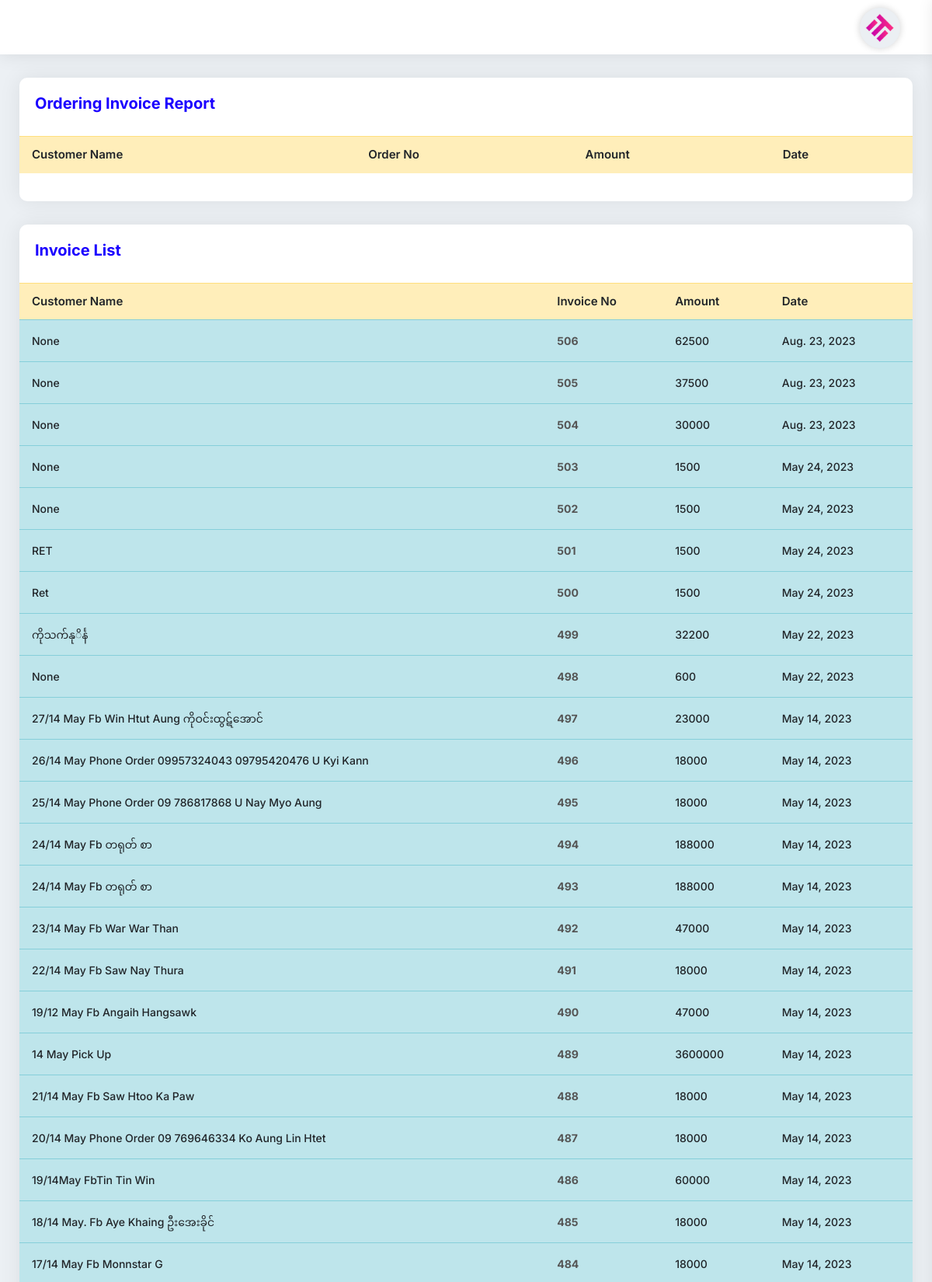
Screenshot of /SaleInvoiceView/ (signed in, upper part) with the database file from the repository.
### myapp/models.py (models this page shows, shortened)
class Order(models.Model):
    cart = models.OneToOneField(Cart, on_delete=models.CASCADE)
    ordered_by = models.CharField(max_length=255,null=True, blank=True)
    shipping_address = models.CharField(max_length=255, null=True, blank=True)
    mobile = models.CharField(max_length=255,null=True, blank=True)
    email = models.EmailField(null=True, blank=True)
    subtotal = models.PositiveIntegerField()
    discount = models.PositiveIntegerField(default=0)
    total = models.PositiveIntegerField()
    tax = models.PositiveIntegerField()
    delivery_fee = models.IntegerField(default=0)
    delivery_system = models.ForeignKey(DeliverySystem, on_delete=models.CASCADE, blank=True,null=True)
    all_total = models.PositiveIntegerField()
    all_total_delivery = models.IntegerField(default=0)
    ordered_staus = models.CharField(max_length=255, choices=STATUS, default='Cash')
    payment = models.CharField(max_length=225, choices=PAYMENT_TYPE, default='Cash')
    deli_payment = models.BooleanField(default=False)
    created_at = models.DateField(auto_now_add=True)

### myapp/views.py (the view)
# urls.py: path('SaleInvoiceView/', SaleInvoiceView.as_view(), name='SaleInvoiceView'),
class SaleInvoiceView(UserRequiredMixin,View):
    def get(self,request):
        queryset = Order.objects.all().order_by('-id')
        order_status = Order.objects.filter(ordered_staus='Ordering')
        sum = queryset.aggregate(Sum('all_total'))
        sum_amt = sum['all_total__sum']
        context = {
            'order_status': order_status,
            'saleinvoice': queryset,
            'sum_amt': sum_amt,
        }
        return render(request, 'invoicelist.html', context)

### myapp/views.py (called while the page is built)
    def dispatch(self, request, *args, **kwargs):
        if request.user.is_authenticated:
            pass
        else:
            return redirect('myapp:UserLoginView')
        return super().dispatch(request, *args, **kwargs)

### templates/invoicelist.html (shortened to what this page needs)
{% extends 'base.html' %}
{% block content %}
					<div class="card-box mb-30">
						<div class="pd-20">
							<h4 class="text-blue h4">Ordering Invoice Report</h4>
						</div>
						<div class="pb-20">
							<table
								class="table hover multiple-select-row data-table-export nowrap"
							>
								<thead>
									<tr class="table-warning">
										<th class="table-plus datatable-nosort">Customer Name</th>
										<th>Order No</th>
										<th>Amount</th>
										<th>Date</th>
									</tr>
								</thead>
							</table>
						</div>
					</div>
					<div class="card-box mb-30">
						<div class="pd-20">
							<h4 class="text-blue h4">Invoice List</h4>
						</div>
						<div class="pb-20">
							<table
								class="table hover multiple-select-row data-table-export nowrap"
							>
								<thead>
									<tr class="table-warning">
										<th class="table-plus datatable-nosort">Customer Name</th>
										<th>Invoice No</th>
										<th>Amount</th>
										<th>Date</th>
									</tr>
								</thead>
								<tbody>
									{% for p in saleinvoice %}
									<tr class="table-info">
										<td class="table-plus">{{p.ordered_by}}</td>
										<td><a href="#"><strong>{{p.id}}</strong></a></td>
										<td>{{p.all_total}}</td>
										<td>{{p.created_at}}</td>
									</tr>
								{% endfor %}
								</tbody>
							</table>
						</div>
					</div>
{% endblock content %}

### rows the page displays
Order: ordered_by "None", id "506", all_total "62500", created_at "Aug. 23, 2023"
Order: ordered_by "None", id "505", all_total "37500", created_at "Aug. 23, 2023"
Order: ordered_by "None", id "504", all_total "30000", created_at "Aug. 23, 2023"
Order: ordered_by "None", id "503", all_total "1500", created_at "May 24, 2023"
Order: ordered_by "None", id "502", all_total "1500", created_at "May 24, 2023"
Order: ordered_by "RET", id "501", all_total "1500", created_at "May 24, 2023"
Order: ordered_by "Ret", id "500", all_total "1500", created_at "May 24, 2023"
Order: ordered_by "ကိုသက်နုိင်္န", id "499", all_total "32200", created_at "May 22, 2023"
Order: ordered_by "None", id "498", all_total "600", created_at "May 22, 2023"
Order: ordered_by "27/14 May Fb Win Htut Aung ကိုဝင်းထွဋ်အောင်", id "497", all_total "23000", created_at "May 14, 2023"
Order: ordered_by "26/14 May Phone Order 09957324043 09795420476 U Kyi Kann", id "496", all_total "18000", created_at "May 14, 2023"
Order: ordered_by "25/14 May Phone Order 09 786817868 U Nay Myo Aung", id "495", all_total "18000", created_at "May 14, 2023"
Order: ordered_by "24/14 May Fb တရုတ် စာ", id "494", all_total "188000", created_at "May 14, 2023"
Order: ordered_by "24/14 May Fb တရုတ် စာ", id "493", all_total "188000", created_at "May 14, 2023"
Order: ordered_by "23/14 May Fb War War Than", id "492", all_total "47000", created_at "May 14, 2023"
Order: ordered_by "22/14 May Fb Saw Nay Thura", id "491", all_total "18000", created_at "May 14, 2023"
Order: ordered_by "19/12 May Fb Angaih Hangsawk", id "490", all_total "47000", created_at "May 14, 2023"
Order: ordered_by "14 May Pick Up", id "489", all_total "3600000", created_at "May 14, 2023"
Order: ordered_by "21/14 May Fb Saw Htoo Ka Paw", id "488", all_total "18000", created_at "May 14, 2023"
Order: ordered_by "20/14 May Phone Order 09 769646334 Ko Aung Lin Htet", id "487", all_total "18000", created_at "May 14, 2023"
Order: ordered_by "19/14May FbTin Tin Win", id "486", all_total "60000", created_at "May 14, 2023"
Order: ordered_by "18/14 May. Fb Aye Khaing ဦးအေးခိုင်", id "485", all_total "18000", created_at "May 14, 2023"
Order: ordered_by "17/14 May Fb Monnstar G", id "484", all_total "18000", created_at "May 14, 2023"
